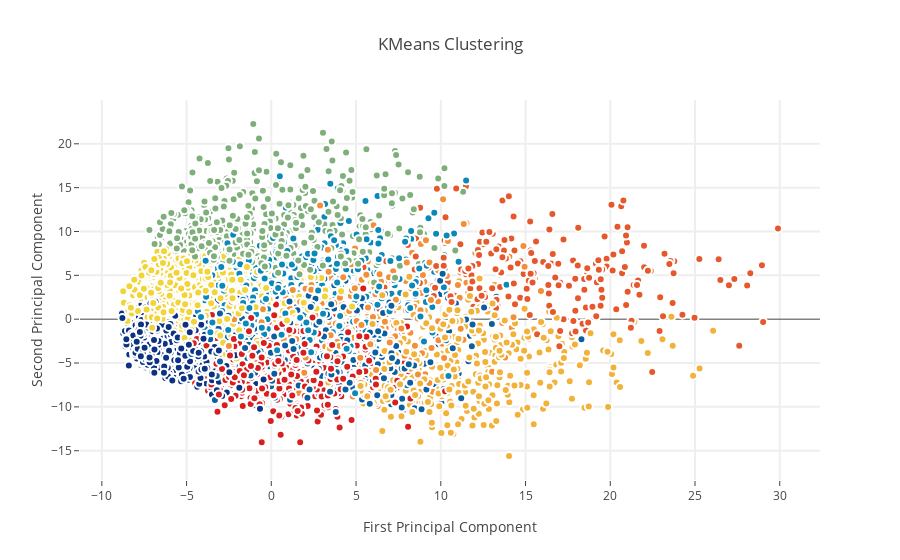

The notebook cell saved with this chart:
### Code cell
from sklearn.cluster import KMeans # KMeans clustering 
# Set a KMeans clustering with 9 components ( 9 chosen sneakily ;) as hopefully we get back our 9 class labels)
kmeans = KMeans(n_clusters=9)
# Compute cluster centers and predict cluster indices
X_clustered = kmeans.fit_predict(X_5d)

trace_Kmeans = go.Scatter(x=X_5d[:, 0], y= X_5d[:, 1], mode="markers",
                    showlegend=False,
                    marker=dict(
                            size=8,
                            color = X_clustered,
                            colorscale = 'Portland',
                            showscale=False, 
                            line = dict(
            width = 2,
            color = 'rgb(255, 255, 255)'
        )
                   ))

layout = go.Layout(
    title= 'KMeans Clustering',
    hovermode= 'closest',
    xaxis= dict(
         title= 'First Principal Component',
        ticklen= 5,
        zeroline= False,
        gridwidth= 2,
    ),
    yaxis=dict(
        title= 'Second Principal Component',
        ticklen= 5,
        gridwidth= 2,
    ),
    showlegend= True
)

data = [trace_Kmeans]
fig1 = dict(data=data, layout= layout)
# fig1.append_trace(contour_list)
py.iplot(fig1, filename="svm")

### Figure 1 — Plotly figure (JSON) as saved in the notebook; plotly's stock layout.template omitted (floating-point values rounded to 4 significant figures; data arrays with more than 128 entries replaced by an {"elided": "..."} marker saying what was removed)
{"data": [{"marker": {"color": {"elided": "6000 int values"}, "colorscale": "Portland", "line": {"color": "rgb(255, 255, 255)", "width": 2}, "showscale": false, "size": 8}, "mode": "markers", "showlegend": false, "type": "scatter", "x": {"elided": "6000 float values"}, "y": {"elided": "6000 float values"}}], "layout": {"hovermode": "closest", "showlegend": true, "title": "KMeans Clustering", "xaxis": {"gridwidth": 2, "ticklen": 5, "title": "First Principal Component", "zeroline": false}, "yaxis": {"gridwidth": 2, "ticklen": 5, "title": "Second Principal Component"}}}
